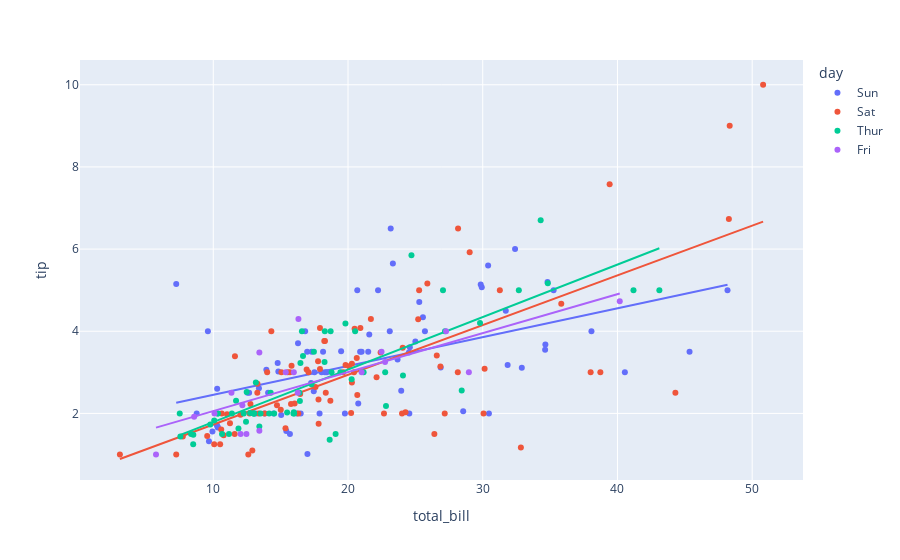

The notebook cell saved with this chart:
### Markdown cell above
Rather than fitting a higher dimensional (more parameters) model, we can also sometimes simply build visualizations on specific subpopulations.

### Code cell
px.scatter(data, x = "total_bill", y =  "tip", color = "day", trendline = "ols")
